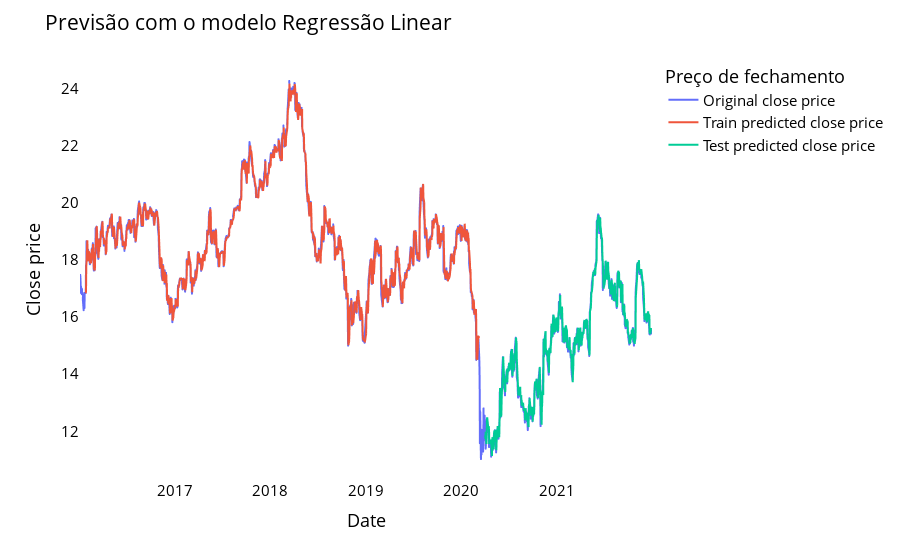

Notebook code cell kept with this figure:
### Code cell
eval(LR)

### Figure 1 — Plotly figure (JSON) as saved in the notebook; plotly's stock layout.template omitted (floating-point values rounded to 4 significant figures; data arrays with more than 128 entries replaced by an {"elided": "..."} marker saying what was removed)
{"data": [{"hovertemplate": "variable=original_close<br>Date=%{x}<br>Close price=%{y}<extra></extra>", "legendgroup": "original_close", "line": {"color": "#636efa", "dash": "solid"}, "marker": {"symbol": "circle"}, "mode": "lines", "name": "Original close price", "showlegend": true, "type": "scattergl", "x": {"elided": "1492 str values"}, "xaxis": "x", "y": {"elided": "1492 float values"}, "yaxis": "y"}, {"hovertemplate": "variable=train_predicted_close<br>Date=%{x}<br>Close price=%{y}<extra></extra>", "legendgroup": "train_predicted_close", "line": {"color": "#EF553B", "dash": "solid"}, "marker": {"symbol": "circle"}, "mode": "lines", "name": "Train predicted close price", "showlegend": true, "type": "scattergl", "x": {"elided": "1492 str values"}, "xaxis": "x", "y": {"elided": "1492 float values"}, "yaxis": "y"}, {"hovertemplate": "variable=test_predicted_close<br>Date=%{x}<br>Close price=%{y}<extra></extra>", "legendgroup": "test_predicted_close", "line": {"color": "#00cc96", "dash": "solid"}, "marker": {"symbol": "circle"}, "mode": "lines", "name": "Test predicted close price", "showlegend": true, "type": "scattergl", "x": {"elided": "1492 str values"}, "xaxis": "x", "y": {"elided": "1492 float values"}, "yaxis": "y"}], "layout": {"font": {"color": "black", "size": 15}, "legend": {"title": {"text": "Preço de fechamento"}, "tracegroupgap": 0}, "margin": {"t": 60}, "plot_bgcolor": "white", "title": {"text": "Previsão com o modelo Regressão Linear"}, "xaxis": {"anchor": "y", "domain": [0, 1], "showgrid": false, "title": {"text": "Date"}}, "yaxis": {"anchor": "x", "domain": [0, 1], "showgrid": false, "title": {"text": "Close price"}}}}
